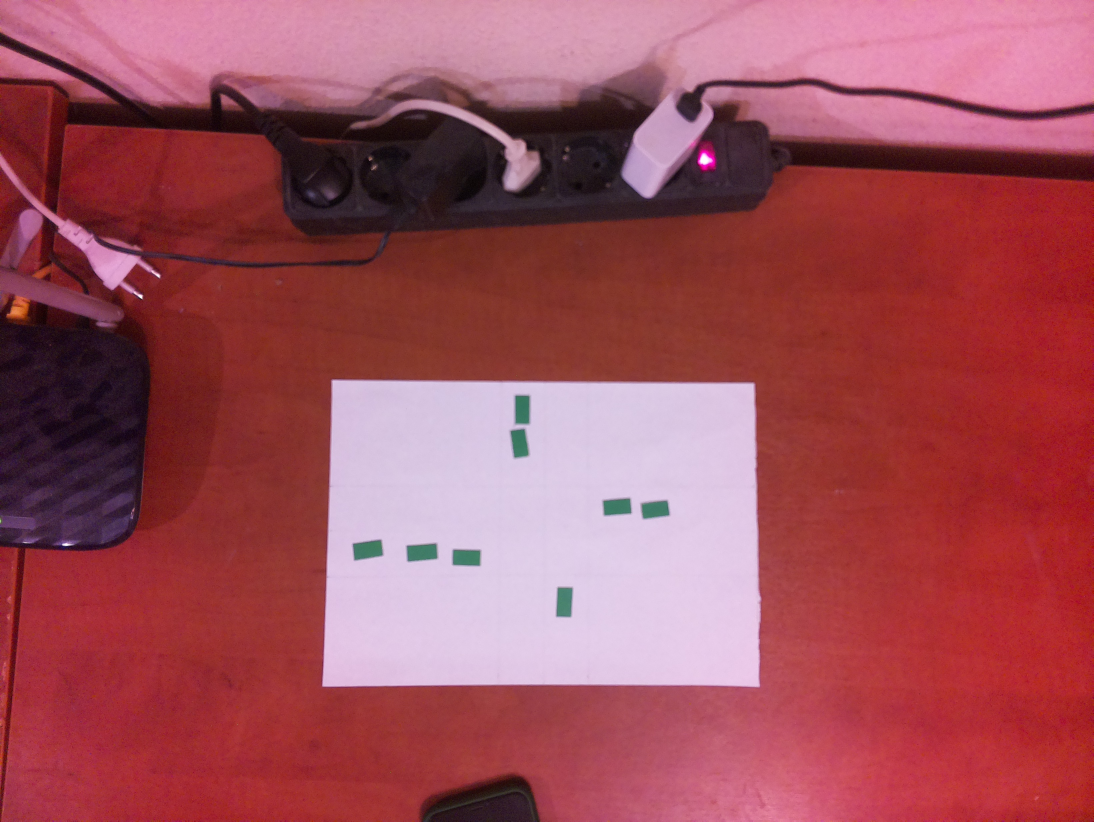
#> input picture rpclient/frames/8.jpg, 3280 x 2464 px (shown at 1/3 size)
$ python detect.py
#> lines starting #> are read from the running program, lines starting #| are printed output that depends on the picture; after the words box and inside, x2 and y2 are one past the last pixel; in counts of white or black regions, pixels touching at a corner belong together
import cv2 as cv
import numpy as np


def separate_rect(r, w, h, margin=0.1, eps=0.2):
    rects_out = []
    x0, y0 = r[0], r[1]
    r_w, r_h = r[2], r[3]

    eps_px = int(w * eps)
    margin_px = int(w * margin)

    w_n = int(np.ceil(r_w / w))
    h_n = int(np.ceil(r_h / w))
    if abs(r_w / w - w_n) < eps_px and r_w/r_h > 1 and w_n >= 2:
        y = int(y0 + r_h / 2 - h / 2)
        for i in range(int((r_w + 0.25*w) // w)):
            x = x0 + (w + margin_px) * i
            rects_out.append((x, y, w, h))

    elif abs(r_h / w - h_n) < eps_px and r_w/r_h < 1 and h_n >= 2:
        x = int(x0 + r_w / 2 - h / 2)
        for i in range(int((r_h + 0.25*w) // w)):
            y = y0 + (w + margin_px) * i
            rects_out.append((x, y, h, w))

    else:
        rects_out.append(r)

    return rects_out


def adj_contrast(src):
    vmin = np.percentile(src, 2)
    vmax = np.percentile(src, 98)
    src = np.clip(src, vmin, vmax).astype(np.float32)
    src = (src - vmin) / (vmax - vmin) * 255
    return src.astype(np.uint8)


def sorted_counterclockwise(pts):
    pts = np.array(pts)
    cx, cy = np.mean(pts, axis=0, dtype=np.float32)
    eps = 1e-4
    angles = []
    for x, y in pts:
        dx, dy = x - cx, y - cy
        if abs(dx) < eps:
            phi = np.pi/2 if dy > 0 else -np.pi/2
        else:
            phi = np.arctan(dy / dx)
            if dx < 0:
                phi += np.pi
        angles.append(phi)

    ics = np.argsort(angles)
    return pts[ics]


def simplify_contour(contour, n_corners=4):
    n_iter, max_iter = 0, 100
    lb, ub = 0., 1.

    while True:
        n_iter += 1
        if n_iter > max_iter:
            return contour

        k = (lb + ub)/2.
        eps = k*cv.arcLength(contour, True)
        approx = cv.approxPolyDP(contour, eps, True)

        if len(approx) > n_corners:
            lb = (lb + ub)/2.
        elif len(approx) < n_corners:
            ub = (lb + ub)/2.
        else:
            return approx


def crop_transform_road(src, white_thresh=150):
    src_gray = cv.cvtColor(src, cv.COLOR_BGR2GRAY)

    im = cv.medianBlur(src_gray, 5)

    _, thresh = cv.threshold(im, white_thresh, 255, cv.THRESH_BINARY)

    ctrs, _ = cv.findContours(thresh, cv.RETR_TREE, cv.CHAIN_APPROX_SIMPLE)
    areas = [cv.contourArea(c) for c in ctrs]
    sheet_idx = np.argmax(areas)

    poly_ctr = simplify_contour(ctrs[sheet_idx])
    if len(poly_ctr) > 4:
        print(len(poly_ctr))
        print('''
              ERROR: simplified contour has more than 4 points.
              This probably means that findContour failed to find
              the sheet contour.
              ''')

        # Possible solutions
        # 1. Clip the contour. Risky.
        # 2. Try various thresholds using binsearch. This might work.
        # 3. It's also probable that sheet might not have the largest contour,
        #    so it might be a good idea to get the first largest contour
        #    that looks like a trapeeze (rectangle).
        # TODO: try these fixes
        return None

    r = cv.boundingRect(poly_ctr)
    pts1 = np.float32(sorted_counterclockwise(poly_ctr.reshape((4, 2))))
    pts2 = np.float32([[r[0], r[1]], [r[0], r[1] + r[3]],
                       [r[0] + r[2], r[1] + r[3]], [r[0] + r[2], r[1]]])
    pts2 = sorted_counterclockwise(pts2)

    M = cv.getPerspectiveTransform(pts1, pts2)
    warped = cv.warpPerspective(src, M, (src.shape[1], src.shape[0]))
    warped_cropped = warped[r[1]:r[1]+r[3], r[0]:r[0]+r[2], :]

    return warped_cropped


def find_cars(src, area_min, area_max, ratio_min, ratio_max, car_w, car_h):
    if area_max is None:
        area_max = src.shape[1] * src.shape[0]

    src_gray = cv.cvtColor(src, cv.COLOR_BGR2GRAY)
    src_gray = cv.medianBlur(src_gray, 11)
    src_gray = adj_contrast(src_gray)

    edges = cv.Canny(src_gray, 150, 200)
    edges = cv.dilate(edges, np.ones((5,5)), iterations=1)

    ctrs, _ = cv.findContours(edges, cv.RETR_EXTERNAL, cv.CHAIN_APPROX_SIMPLE)

    car_rects = []
    areas = []
    for c in ctrs:
        area = cv.contourArea(c)
        r = cv.boundingRect(c)
        ratio = max(r[2], r[3]) / min(r[2], r[3])

        areas.append(area)
        if area < area_min or area > area_max:
            continue
        if ratio < ratio_min or ratio > ratio_max:
            continue
        # TODO: test whether the contour looks like a rect
        # using something like approxPolyDP with small eps

        car_rects.extend(separate_rect(r, car_w, car_h))
        center = (r[0] + r[2]//2, r[1] + r[3]//2)

    print(np.max(areas), area_min, area_max)

    return car_rects, edges


def detect(src, ret_all=False):
    cim = crop_transform_road(src)
    if cim is None:
        return None

    w, h = cim.shape[1], cim.shape[0]
    q = w // 10

    # car_w, car_h = int(0.75 * q), int(q * 0.4)
    car_w, car_h = int(0.66 * q), int(0.33 * q)
    area_min, area_max = 0.7 * car_w*car_h, 4 * car_w*car_h
    # area_min, area_max = 0.2* q**2, 1.5 * q**2
    ratio_min, ratio_max = 1, 4

    car_rects, im = find_cars(cim, area_min, area_max,
            ratio_min, ratio_max, car_w, car_h)

    HOR, VERT = 0, 1
    segments = [
        (HOR, h/2 - q/2, w/2, w), #0
        (VERT, w/2 + q/2, 0, h/2), #1
        (VERT, w/2 - q/2, 0, h/2), #2
        (HOR, h/2 - q/2, 0, w/2), #3
        (HOR, h/2 + q/2, 0, w/2), #4
        (VERT, w/2 - q/2, h/2, h), #5
        (VERT, w/2 + q/2, h/2, h), #6
        (HOR, h/2 + q/2, w/2, w), #7
    ]

    # TODO: refactor me! better variable names
    cars = []
    for r in car_rects:
        ratio = r[2] / r[3]
        x, y = r[0] + r[2] // 2, r[1] + r[3] // 2

        orient = HOR if ratio > 1 else VERT
        u, v = (x, y) if orient == HOR else (y, x)
        min_d = max(w, h)
        lane_idx = -1
        for i, s in enumerate(segments):
            s_orient, pos, left, right = s
            if s_orient != orient or u < left or u > right:
                continue

            d = abs(pos - v)
            if d < min_d:
                min_d = d
                lane_idx = i

        print(f'({x}, {y}) -> {lane_idx}')
        cars.append(((x, y), ratio, lane_idx))

    print('***', len(car_rects))
    cars.sort(key=lambda c: c[0][1] * w + c[0][0])

    if ret_all:
        return cars, w, h, cim, im, car_rects
    else:
        return cars, w, h


def main():
    # WARNING: I deleted a bunch of redundant code. I hope nothing's broken lmao.
    # TODO: test

    result = detect(cv.imread('frames/8.jpg'), ret_all=True)
#> in crop_transform_road, `src_gray = cv.cvtColor(src, cv.COLOR_BGR2GRAY)`:
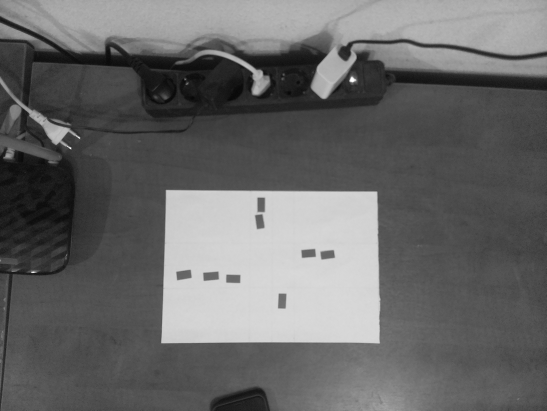
#> src_gray: shape (2464, 3280) (shown at 1/6 size); min 1, max 255, mean 104.3
#> in crop_transform_road, src is the input picture: shape (2464, 3280, 3); mean B, G, R 90.6, 79.6, 157.9
#> in crop_transform_road, `_, thresh = cv.threshold(im, white_thresh, 255, cv.THRESH_BINARY)`:
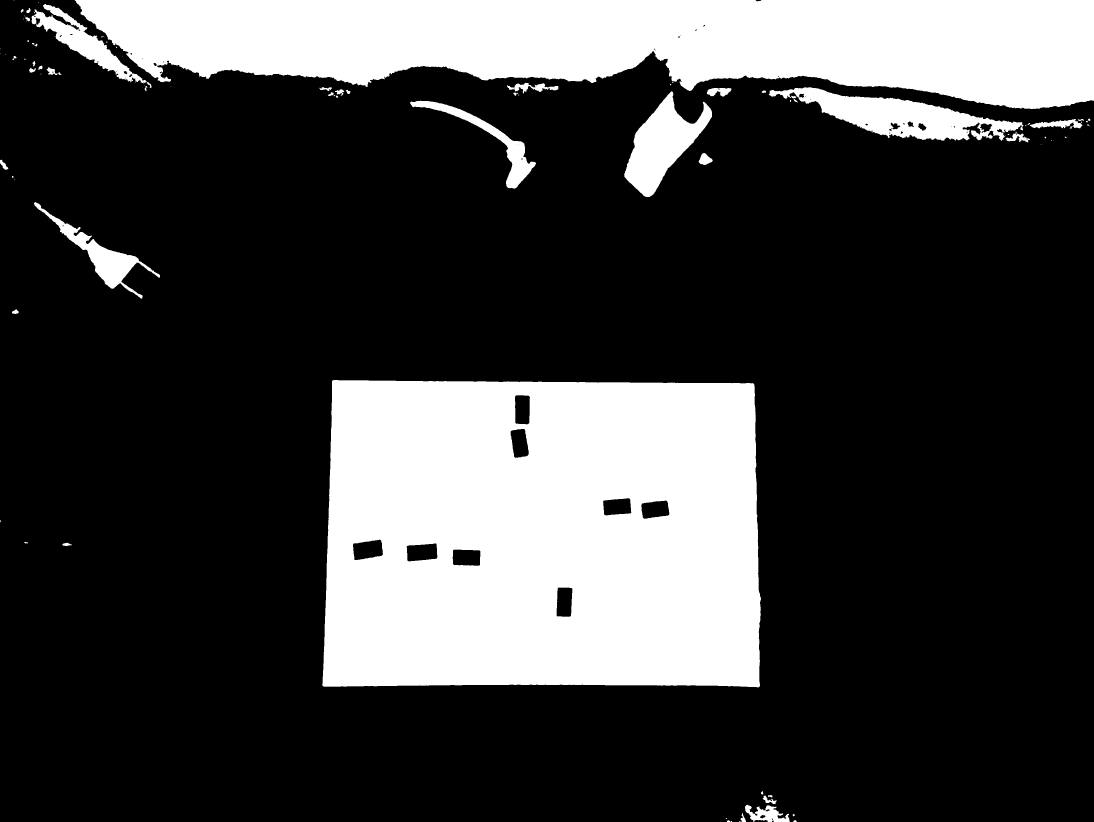
#> thresh: shape (2464, 3280) (shown at 1/3 size); 25% white; 101 white regions (48 under 20 px)
#> in crop_transform_road, `ctrs, _ = cv.findContours(thresh, cv.RETR_TREE, cv.CHAIN_APPROX_SIMPLE)`: ctrs = 161 contours, 89 with area under 20; largest, box (x1, y1, x2, y2) and area: (967, 1140, 2283, 2062) 1172264, (224, 0, 3280, 327) 715179, (2306, 262, 3070, 422) 50789, (1873, 274, 2136, 591) 36645, (94, 12, 440, 251) 19045
#> in crop_transform_road, `areas = [cv.contourArea(c) for c in ctrs]`: areas = 161 values, max 1172263.5 at index 17, min 0 at index 0, mean 12874.1
#> in crop_transform_road, `sheet_idx = np.argmax(areas)`: sheet_idx = 17
#> the loop in simplify_contour, `while True:` made 3 passes
#> (eps, approx) on passes 1 to 3: (2246.3, [[996, 1143]]), (1123.2, [[996, 1143], [2278, 2059]]), (561.6, [[996, 1143], [969, 2058], [2278, 2059], [2261, 1151]])
#> after the loop in simplify_contour, `while True:`: lb = 0; n_iter = 3; ub = 0.25
#> in crop_transform_road, `poly_ctr = simplify_contour(ctrs[sheet_idx])`: poly_ctr = [[996, 1143], [969, 2058], [2278, 2059], [2261, 1151]]
#> in crop_transform_road, `r = cv.boundingRect(poly_ctr)`: r = (969, 1143, 1310, 917)
#> in sorted_counterclockwise, `pts = np.array(pts)`: pts has the same summary as poly_ctr in crop_transform_road
#> in sorted_counterclockwise, `cx, cy = np.mean(pts, axis=0, dtype=np.float32)`: cx = 1626; cy = 1602.8
#> the loop in sorted_counterclockwise, `for x, y in pts:` made 4 passes
#> (x, y, dx, dy, phi) on passes 1 to 4: (996, 1143, -630, -459.8, 3.77), (969, 2058, -657, 455.2, 2.54), (2278, 2059, 652, 456.2, 0.611), (2261, 1151, 635, -451.8, -0.618)
#> after the loop in sorted_counterclockwise, `for x, y in pts:`: angles = [3.77, 2.54, 0.611, -0.618]
#> in sorted_counterclockwise, `ics = np.argsort(angles)`: ics = [3, 2, 1, 0]
#> in crop_transform_road, `pts1 = np.float32(sorted_counterclockwise(poly_ctr.reshape((4, 2))))`: pts1 = [[2261, 1151], [2278, 2059], [969, 2058], [996, 1143]]
#> in crop_transform_road, `pts2 = np.float32([[r[0], r[1]], [r[0], r[1] + r[3]], [r[0] + r[2], r[..`: pts2 = [[969, 1143], [969, 2060], [2279, 2060], [2279, 1143]]
#> the loop in sorted_counterclockwise (call 2), `for x, y in pts:` made 4 passes
#> (x, y, dx, dy, phi) on passes 1 to 4: (969, 1143, -655, -458.5, 3.75), (969, 2060, -655, 458.5, 2.53), (2279, 2060, 655, 458.5, 0.611), (2279, 1143, 655, -458.5, -0.611)
#> in crop_transform_road, `pts2 = sorted_counterclockwise(pts2)`: pts2 = [[2279, 1143], [2279, 2060], [969, 2060], [969, 1143]]
#> in crop_transform_road, `M = cv.getPerspectiveTransform(pts1, pts2)`: M = [[1.06, 0.0697, -129.7], [-0.0143, 1.12, -81.1], [-6.56e-06, 3.94e-05, 1]]
#> in find_cars, `src_gray = cv.cvtColor(src, cv.COLOR_BGR2GRAY)`:
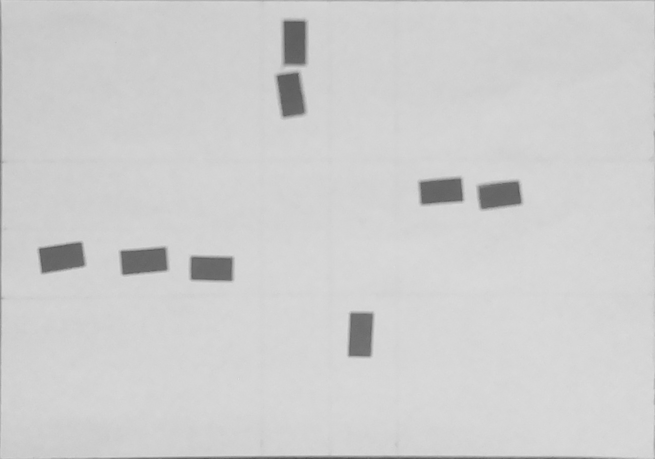
#> src_gray: shape (917, 1310) (shown at 1/2 size); min 74, max 235, mean 206.7
#> in adj_contrast, `vmin = np.percentile(src, 2)`: vmin = 110
#> in adj_contrast, `vmax = np.percentile(src, 98)`: vmax = 215
#> in adj_contrast, `src = (src - vmin) / (vmax - vmin) * 255`:
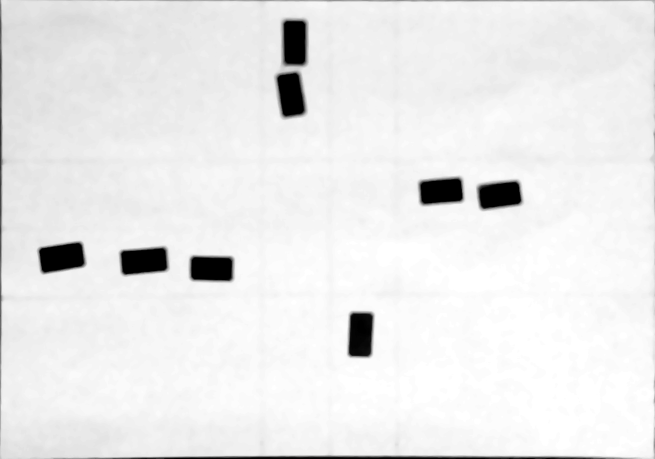
#> src: shape (917, 1310) float32 (shown at 1/2 size); min 0, max 255, mean 235.4
#> in find_cars, `edges = cv.dilate(edges, np.ones((5,5)), iterations=1)`:
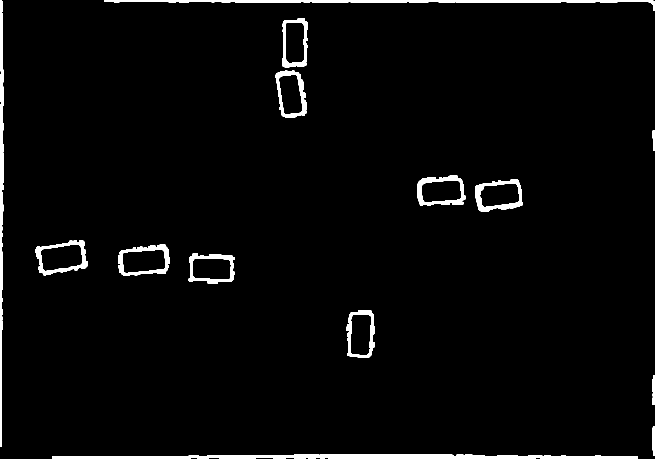
#> edges: shape (917, 1310) (shown at 1/2 size); 2.7% white; 14 white regions
#> in find_cars, `ctrs, _ = cv.findContours(edges, cv.RETR_EXTERNAL, cv.CHAIN_APPROX_SIM..`: ctrs = 14 contours; largest, box (x1, y1, x2, y2) and area: (104, 909, 1275, 917) 5846, (71, 480, 176, 551) 5258, (236, 489, 340, 552) 5168, (834, 350, 931, 412) 4830, (950, 358, 1046, 424) 4820
#> the loop in find_cars, `for c in ctrs:` made 14 passes
#> (area, r, ratio) on passes 1, 2, 3, 10, 13, 14: (5845.5, (104, 909, 1171, 8), 146.4), (220, (1305, 852, 5, 59), 11.8), (223.5, (1305, 750, 5, 60), 12), (142.5, (1304, 261, 6, 41), 6.83), (4184, (208, 0, 1102, 21), 52.48), (3737.5, (0, 0, 8, 893), 111.6)
#> after the loop in find_cars, `for c in ctrs:`: areas = [5845.5, 220, 223.5, 4541, 4582, 5168.5, 5257.5, 4819.5, 4829.5, 142.5, 4558.5, 4398.5, 4184, 3737.5]; car_rects = [(700, 620, 43, 86), (377, 515, 86, 43), (236, 499, 86, 43), (71, 494, 86, 43), (950, 369, 86, 43), (834, 359, 86, 43), (560, 141, 43, 86), (568, 36, 43, 86)]
#| 5845.5 2588.6 14792
#> the loop in detect, `for r in car_rects:` made 8 passes
#> (r, ratio, x, y, orient, u, v) on passes 1 to 8: ((700, 620, 43, 86), 0.5, 721, 663, 1, 663, 721), ((377, 515, 86, 43), 2, 420, 536, 0, 420, 536), ((236, 499, 86, 43), 2, 279, 520, 0, 279, 520), ((71, 494, 86, 43), 2, 114, 515, 0, 114, 515), ((950, 369, 86, 43), 2, 993, 390, 0, 993, 390), ((834, 359, 86, 43), 2, 877, 380, 0, 877, 380), ((560, 141, 43, 86), 0.5, 581, 184, 1, 184, 581), ((568, 36, 43, 86), 0.5, 589, 79, 1, 79, 589)
#> (printed output is left out)
#> after the loop in detect, `for r in car_rects:`: cars = [((721, 663), 0.5, 6), ((420, 536), 2, 4), ((279, 520), 2, 4), ((114, 515), 2, 4), ((993, 390), 2, 0), ((877, 380), 2, 0), ((581, 184), 0.5, 2), ((589, 79), 0.5, 2)]
#| *** 8
#> result = 6 items
    cars, w, h, cim, im, car_rects = result
#> cars = [((589, 79), 0.5, 2), ((581, 184), 0.5, 2), ((877, 380), 2, 0), ((993, 390), 2, 0), ((114, 515), 2, 4), ((279, 520), 2, 4), ((420, 536), 2, 4), ((721, 663), 0.5, 6)]; w = 1310; h = 917
    q = w // 10
#> q = 131

    cv.line(cim, (0, h // 2), (w, h // 2), (255, 0, 0), 1)
    cv.line(cim, (0, h // 2 - q), (w, h // 2 - q), (0, 0, 255), 3)
    cv.line(cim, (0, h // 2 + q), (w, h // 2 + q), (0, 0, 255), 3)

    cv.line(cim, (w // 2, 0), (w // 2, h), (255, 0, 0), 1)
    cv.line(cim, (w // 2 - q, 0), (w // 2 - q, h), (0, 0, 255), 3)
    cv.line(cim, (w // 2 + q, 0), (w // 2 + q, h), (0, 0, 255), 3)

    for r in car_rects:
        cv.rectangle(cim, r, (0, 255, 255), 3)
#> this loop made 8 passes
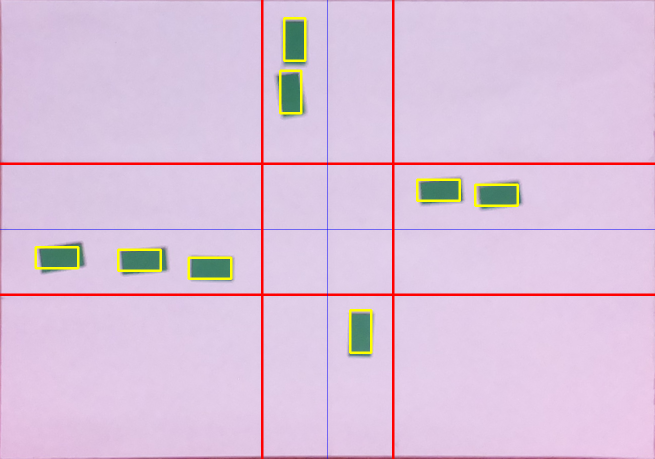
#> cim: shape (917, 1310, 3) (shown at 1/2 size); mean B, G, R 219.5, 194.5, 219

    cv.imshow('cropped_transformed', cv.resize(cim, None, fx=0.5, fy=0.5))
    cv.imshow('im', cv.resize(im, None, fx=0.5, fy=0.5))
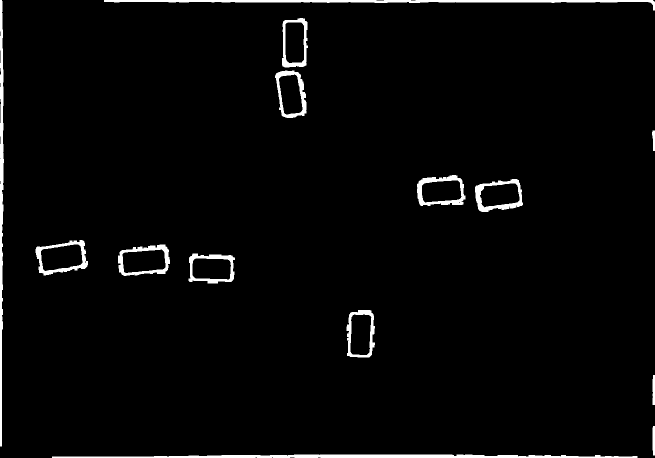
#> window 'im': shape (458, 655); min 0, max 255, mean 6.8
    cv.waitKey(0)
    cv.destroyAllWindows()


if __name__ == '__main__':
    main()
